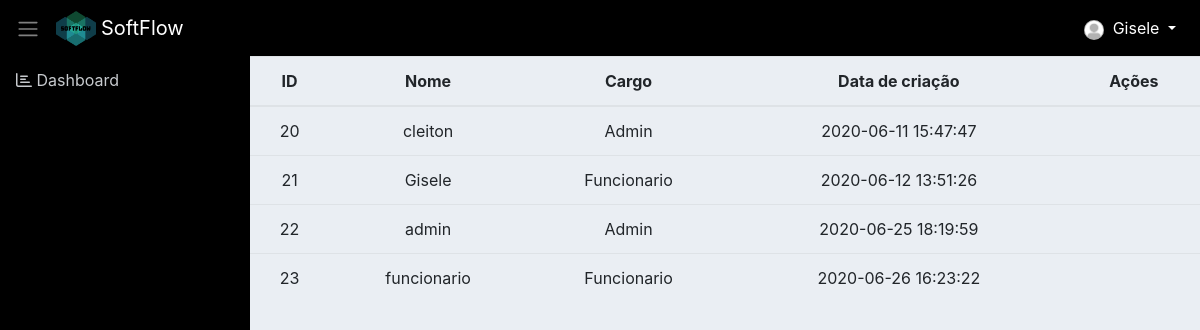
Before: /funcionario.php (signed in) with the older database file.
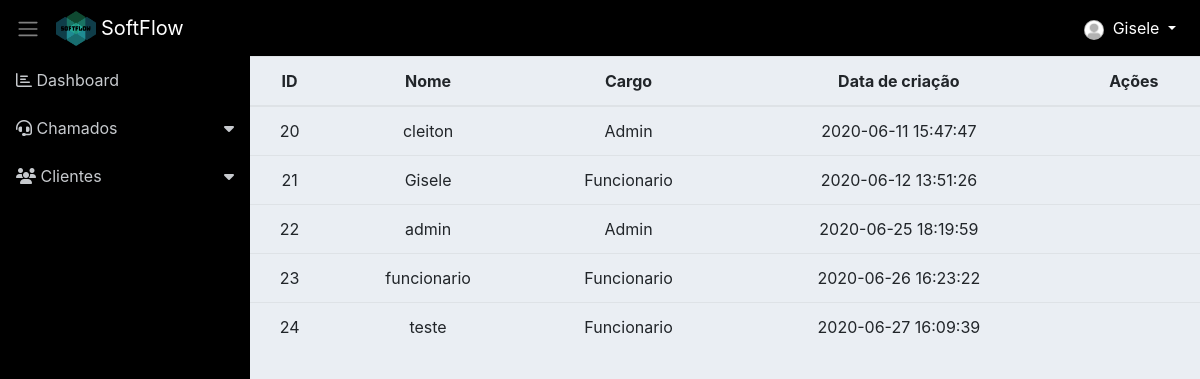
After: the same page with the newer database file.
### tables this page shows
CREATE TABLE `funcionario` (
  `id` int(11) NOT NULL,
  `nome` varchar(114) NOT NULL,
  `cpf` varchar(115) NOT NULL,
  `rg` int(30) NOT NULL,
  `nascimento` varchar(30) NOT NULL,
  `email` varchar(115) NOT NULL,
  `endereco` varchar(150) NOT NULL,
  `cep` int(50) NOT NULL,
  `estado` varchar(50) NOT NULL,
  `telefone` int(10) NOT NULL,
  `tituloEleitor` varchar(115) NOT NULL,
  `escolaridade` varchar(115) NOT NULL,
  `ctps` varchar(115) NOT NULL,
  `sexo` varchar(30) NOT NULL,
  `senha` varchar(115) NOT NULL,
  `id_cargo` int(11) NOT NULL,
  `created` varchar(255) DEFAULT NULL
);

CREATE TABLE `cargos` (
  `id` int(11) NOT NULL,
  `nome` varchar(50) NOT NULL
);

### classes/Model.php (called while the page is built, shortened)
<?php
require_once 'Conn.php';
class Model
{
    public function __construct()
    {
        $conn = new Conn();
        $this->db = $conn->getConn();
    }
}

### classes/Conn.php (called while the page is built)
<?php
class Conn {
    public static $Host = "localhost";
    public static $User = "root";
    public static $Pass = "";
    public static $Dbname = "sistema_informatica_pi";
    private static $Connect = null;
    private static function Conectar() {
        try {
            if(self::$Connect == null):
                self::$Connect = new PDO('mysql:host=' . self::$Host .';dbname='.self::$Dbname, self::$User, self::$Pass);
            endif;
        } catch (Exception $ex) {
            echo 'Mensagem: ' . $ex->getMessage();
            die;
        }
        return self::$Connect;
    }
    public function getConn() {
        return self::Conectar();
    }
}

### classes/FuncionarioDAO.php (called while the page is built, shortened)
<?php
require_once 'Model.php';
class FuncionarioDAO extends Model
{
    public function __construct() {
    	$this->tabela = 'funcionario';
    	$this->class = 'Funcionario';
    }
     public function listarfuncionarios()
    {
        $sql = "SELECT fn.*, ca.nome AS nome_cargo, fn.nome AS nome_funcionario FROM {$this->tabela} fn
        LEFT JOIN cargos ca ON ca.id = fn.id_cargo
        ORDER BY id ASC";
        $stmt = $this->db->prepare($sql);
        $stmt->setFetchMode(PDO::FETCH_CLASS, $this->class);
        $stmt->execute();
        return $stmt->fetchAll();
    }
}

### classes/Funcionario.php (called while the page is built, shortened)
<?php
class Funcionario
{
	private $id;
	private $nome;
    private $created;
    public function getId()
    {
        return $this->id;
    }
    public function getNome()
    {
        return $this->nome;
    }
    public function getCreated()
    {
        return $this->created;
    }
}

### funcionario.php (the view, shortened to what this page needs)
<?php include 'layout/header.php'; ?>
<?php include './layout/menu.php'; ?>
<?php
require 'classes/Funcionario.php';
require 'classes/FuncionarioDAO.php';
$funcionarioDAO = new FuncionarioDAO();
$funcionarios = $funcionarioDAO->listarfuncionarios();
?>
<div style="width: 100%;">
	<table class="table text-center">
		<thead>
			<tr>
				<th>ID</th>
				<th>Nome</th>
				<th>Cargo</th>
				<th>Data de criação</th>
				<th>Ações</th>
			</tr>
		</thead>
		<tbody class="table-striped">
			<?php foreach ($funcionarios as $funcionario) { ?>
				<tr>
					<td><?= $funcionario->getId() ?></td>
					<td><?= $funcionario->getNome() ?></td>
					<td><?= $funcionario->nome_cargo; ?></td>
					<td><?= $funcionario->getCreated() ?></td>
					<td>
					</td>
				</tr>
			<?php } ?>
		</tbody>
	</table>
</div>
<?php include 'layout/footer.php'; ?>

### layout/menu.php (shortened to what this page needs)
<?php
  $permissaoClienteMenu = retornaControle('cliente');
  $permissaoChamadoMenu = retornaControle('chamado');
?>
<nav class="sidebar">
    <ul class="list-unstyled">
        <li><a href="adm.php"><i class="far fa-chart-bar"></i></i> Dashboard</a></li>
        <?php if(!empty($permissaoChamadoMenu)): ?>
        <li>
            <a href="#submenu4" data-toggle="collapse">
                <i class="fas fa-headset"></i> Chamados</a>
        </li>
        <?php endif; ?>
        <?php if(!empty($permissaoClienteMenu)): ?>
        <li>
            <a href="#submenu3" data-toggle="collapse">
            <i class="fas fa-users fa"></i> Clientes</a>
        </li>
        <?php endif; ?>
    </ul>
</nav>

Changed rows visible on the page:
added funcionario: id "24", nome "teste", id_cargo.nome "Funcionario", created "2020-06-27 16:09:39"
Other visible differences:
text now shown: "Chamados Clientes"
